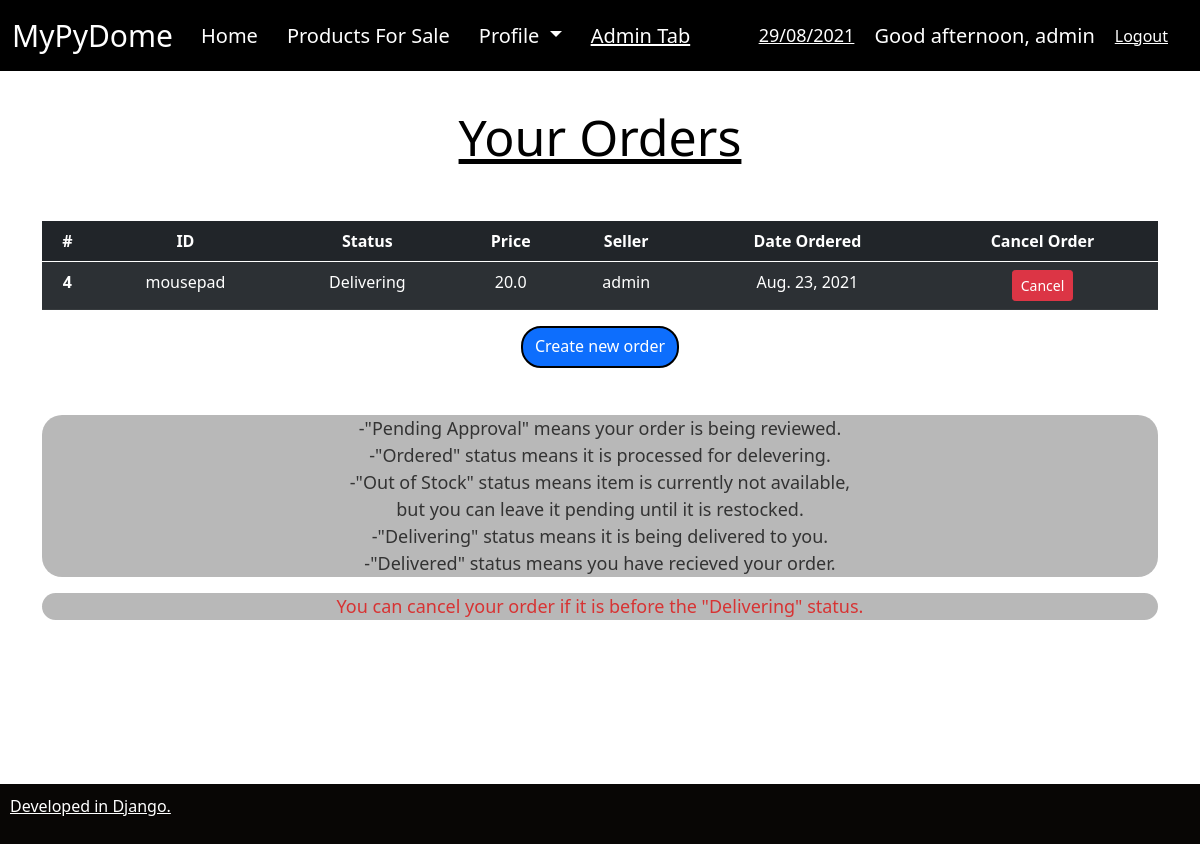
The page /products/orders/ (signed in) on the database as committed earlier.
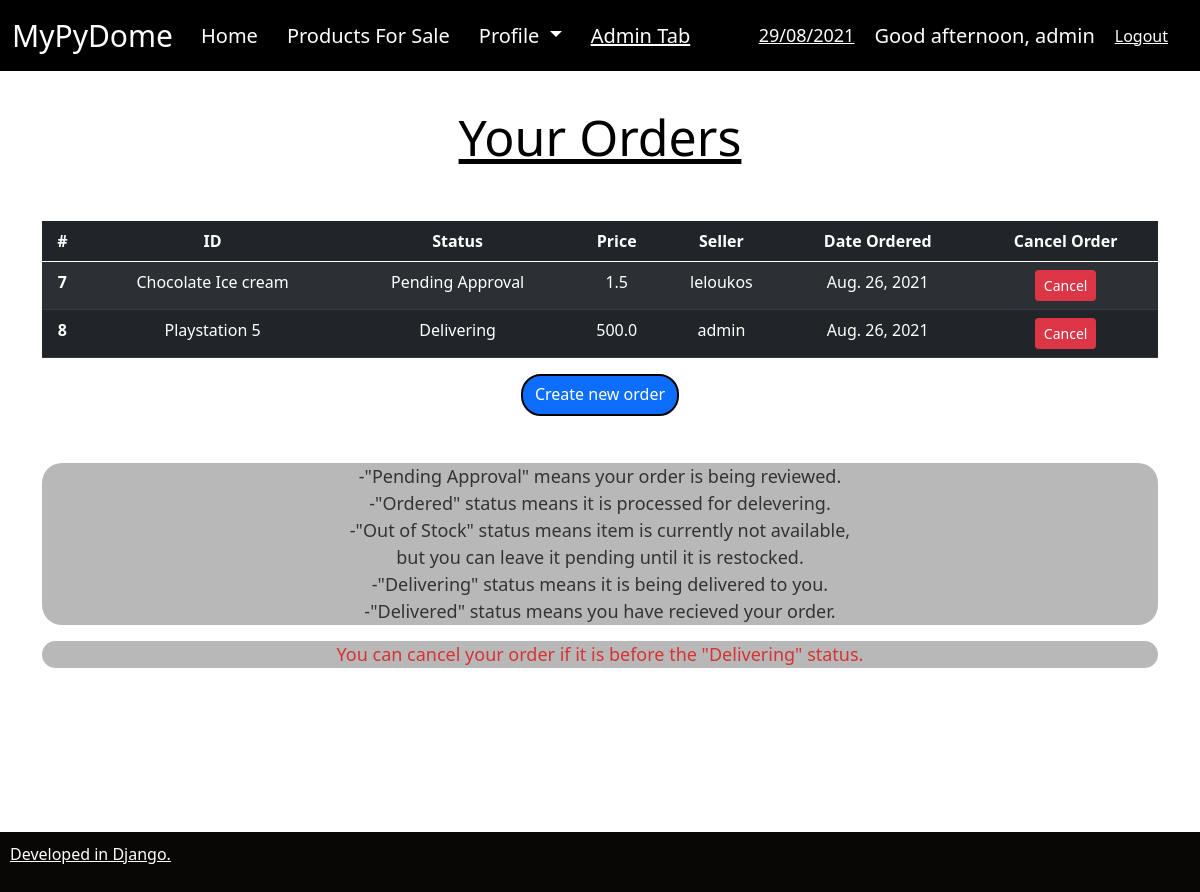
The same page on the database as committed later.
### products/models.py (models this page shows, shortened)
class Order(models.Model):
    STATUS=(
            ('Pending Approval', 'Pending Approval'),
            ('Out of Stock', 'Out of Stock'),
            ('Ordered', 'Ordered'),
            ('Delivering', 'Delivering'),
            ('Delivered', 'Delivered')
    )
    customer = models.ForeignKey(User, null=True, on_delete=models.SET_NULL)
    wishlist_item = models.ForeignKey(Wishlist, null=True, on_delete=models.CASCADE)
    date_created = models.DateTimeField(auto_now_add=True, null=True)
    status = models.CharField(max_length=200, default='Pending Approval', choices=STATUS)

class Wishlist(models.Model):
    CATEGORY = (
        ('Groceries', 'Groceries'),
        ('Food', 'Food'),
        ('Clothing-Apparel', 'Clothing-Apparel'),
        ('Household', 'Household'),
        ('Appliances', 'Appliances'),
        ('Electronics', 'Electronics'),
        ('Gaming', 'Gaming'),
        ('Computer Parts', 'Computer Parts'),
    )
    name = models.CharField(max_length=200, null=True)
    price = models.FloatField(null=True)
    stock = models.IntegerField(null=True)
    category = models.CharField(max_length=200, null=True, choices=CATEGORY)
    description = models.CharField(max_length=200, null=True)
    date_created = models.DateTimeField(auto_now_add=True, null=True)
    creator = models.ForeignKey(settings.AUTH_USER_MODEL, null=True, on_delete=models.SET_NULL)
    def __str__(self):
        return self.name

### products/views.py (the view)
# urls.py: path('orders/', views.orders_index, name='orders'),
@login_required(login_url='accounts')     #an den exw kane login de mporw na mpw
def orders_index(request):                #
    orders = Order.objects.all()
    myFilter = OrderFilter()   # gia search
    context = {'orders': orders, 'myFilter': myFilter}
    return render(request, 'order.html', context)

### products/templates/order.html
{% extends 'base.html' %}
{% block content %}
<div class="container">
<H1 align="center" style="font-size: 50px; color:rgb(0, 0, 0); text-decoration: underline;">
    Your Orders
  </H1>
<H2>&nbsp;
</H2>
<table style='text-align: center;' class="table table-dark table-striped">
    <thead>
        <tr>
          <th scope="col">#</th>
          <th scope="col">ID</th>
          <th scope="col">Status</th>
          <th scope="col">Price</th>
          <th scope="col">Seller</th>
          <th scope="col">Date Ordered</th>
          <th scope="col">Cancel Order</th>
        </tr>
      </thead>
      <tbody>
        {% for item in orders %}
        {% if request.user.id == item.customer_id  %}
        <tr>
          <th scope="row">{{ item.id }}</th>
            <td>{{ item.wishlist_item }}</td>
            <td>{{ item.status }}</td>
            <td>{{ item.wishlist_item.price }}</td>
            <td>{{ item.wishlist_item.creator }}</td>
            <td>{{ item.date_created.date }}</td>
            {% if item.status == "Pending Approval" or item.status == "Out of Stock" or item.status == "Ordered" or item.status == "Delivered"%}
            <td>
              <a class="btn btn-sm btn-danger" href="{% url 'delete_order' item.id %}">Cancel</a>
            </td>
            {% endif %}
            {% if item.status == "Delivering" %}
            <td>
              <button class="btn btn-sm btn-danger" onclick="alert('Unable to cancel at this Stage.')">Cancel</button>
            </td>
            {% endif %}
        </tr>
        {% endif %}
        {% endfor %}
      </tbody>
</table>
<div align="center">
  <a class="btn btn-primary" style ="height: 42px;  border-radius: 20px; border: 2px solid #000000;" href="/products/create_order" class="btn btn-primary" type="button">Create new order</a>
</div>
<H2>&nbsp;
</H2>
<div  align="center" style='opacity:0.8; border-radius: 20px; background-color:rgb(167, 167, 167)'>
  <p style ="width:100%; font-size:18px; color:rgb(0, 0, 0)">
  -"Pending Approval" means your order is being reviewed.
  <br>-"Ordered" status means it is processed for delevering.
  <br>-"Out of Stock" status means item is currently not available,
  <br>but you can leave it pending until it is restocked.
  <br>-"Delivering" status means it is being delivered to you.
  <br>-"Delivered" status means you have recieved your order.
  </p>
</div>
<div  align="center" style='opacity:0.8; border-radius: 20px; background-color:rgb(167, 167, 167)'>
  <p style ="width:100%; font-size:18px; color:rgb(206, 0, 0)">
  You can cancel your order if it is before the "Delivering" status.
  </p>
</div>
</div>
{% endblock %}

Rows that differ between the two databases and show on the page:
no longer on this page (row edited): Order: id "4", wishlist_item "mousepad", status "Delivering", wishlist_item.price "20.0", wishlist_item.creator "admin", date_created "Aug. 23, 2021", shows "Cancel"
now on this page (row edited): Order: id "7", wishlist_item "Chocolate Ice cream", status "Pending Approval", wishlist_item.price "1.5", wishlist_item.creator "leloukos", date_created "Aug. 26, 2021", shows "Cancel"
now on this page (row edited): Order: id "8", wishlist_item "Playstation 5", status "Delivering", wishlist_item.price "500.0", wishlist_item.creator "admin", date_created "Aug. 26, 2021", shows "Cancel"
